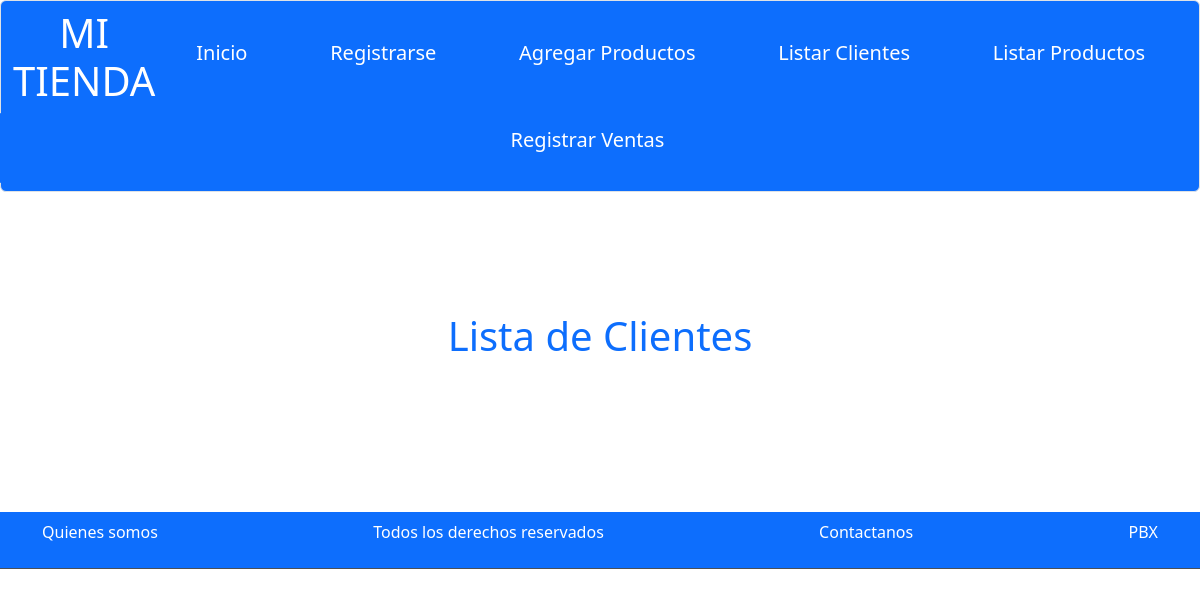
/paginaweb/listar_clientes/, run on an earlier commit of the app's database.
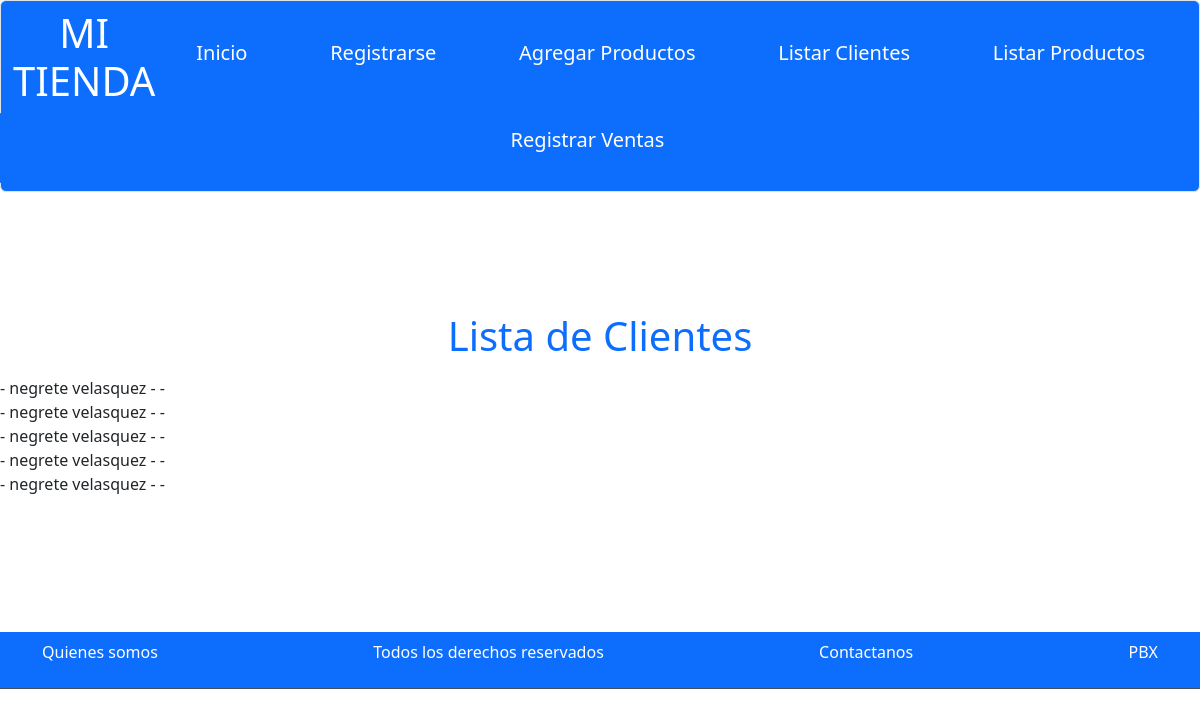
And on a later commit of the database.
### paginaweb/models.py (models this page shows, shortened)
class Cliente(models.Model):
    nombres= models.CharField(max_length=50)
    apellidos=models.CharField(max_length=50)
    numero_identificacion=models.CharField(max_length=15)
    numero_contacto=models.CharField(max_length=15)
    direccion=models.CharField(max_length=50)

### paginaweb/views.py (the view)
# urls.py: path('listar_clientes/',listar_clientes, name='listar_clientes'),
def listar_clientes(request):
    clientes= Cliente.objects.all()
    return render(request,'listar_clientes.html',{'clientes': clientes})

### paginaweb/templates/listar_clientes.html (shortened to what this page needs)
<!DOCTYPE html>
<html lang="en">
<head>
    <link rel="stylesheet" href="https://cdn.jsdelivr.net/npm/bootstrap@5.3.3/dist/css/bootstrap.min.css">
    <link rel="stylesheet" href="static">
</head>
<body>
<nav class=" navbar bg-primary border btn-group" role="group">
    <div class="container-fluid text-center row col">
         <h1 class="text-white">MI TIENDA</h1>
    </div>
    <button class="btn btn-primary">
      <div class="container-fluid text-center row col">
          <a class="navbar-brand" href="{% url 'inicio_web' %}"><p class="text-white">Inicio</p></a>
      </div>
    </button>
    <button class="btn btn-primary">
        <div class="container-fluid text-center row col">
            <a class="navbar-brand" href="{% url 'agregar_clientes' %}"><p class="text-white">Registrarse</p></a>
        </div>
    </button>
    <button class="btn btn-primary">
        <div class="container-fluid text-center row col">
            <a class="navbar-brand" href="{% url 'agregar_productos' %}"><p class="text-white">Agregar Productos</p></a>
        </div>
    </button>
    <button class="btn btn-primary">
        <div class="container-fluid text-center row col">
            <a class="navbar-brand" href="{% url 'listar_clientes' %}"><p class="text-white">Listar Clientes</p></a>
        </div>
    </button>
    <button class="btn btn-primary">
        <div class="container-fluid text-center row col">
            <a class="navbar-brand" href="{% url 'listar_productos' %}"><p class="text-white">Listar Productos</p></a>
        </div>
    </button>
    <button class="btn btn-primary">
        <div class="container-fluid text-center row col">
            <a class="navbar-brand" href="{% url 'registrar_ventas' %}"><p class="text-white">Registrar Ventas</p></a>
        </div>
    </button>
</nav>
<br>
<br>
<br>
<br>
<br>
<h1 class="text-center"><p class="text-primary">Lista de Clientes</p></h1>
    <div class="row">
        <ul class="col-4">
            {% for cliente in clientes %}
                <li>{{ cliente.nombre }} - {{ cliente.apellidos }} - {{ cliente.telefono }}-{{ cleinte.direccion }}</li>
            {% endfor %}
        </ul>
    </div>
<br>
<br>
<br>
<br>
<br>
<footer>
    <nav class="navbar bg-primary border-bottom border-body" data-bs-theme="dark">
      <div class="container text-center">
          <p class="fs-6 text-white">Quienes somos</p>
          <p class="fs-6 text-white">Todos los derechos reservados</p>
          <p class="fs-6 text-white">Contactanos</p>
          <p class="fs-6 text-white">PBX</p>
      </div>
   </nav>
</footer>
</body>
</html>

What changed in the data, as far as the page shows it:
added Cliente: apellidos "negrete velasquez"
added Cliente: apellidos "negrete velasquez"
added Cliente: apellidos "negrete velasquez"
added Cliente: apellidos "negrete velasquez"
added Cliente: apellidos "negrete velasquez"
